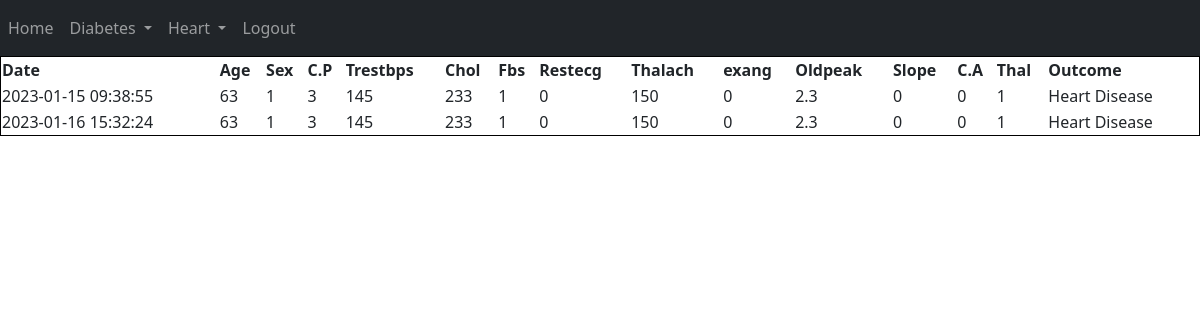
The page /heart_history (signed in) on the database its author committed.
### website/models.py (models this page shows)
class Heart(db.Model):
    id = db.Column(db.Integer, primary_key=True)
    date = db.Column(db.DateTime(timezone=True), default=func.now())
    age = db.Column(db.Integer)
    sex = db.Column(db.String(8))
    cp = db.Column(db.String(4))
    trestbps = db.Column(db.Integer)
    chol = db.Column(db.Integer)
    fbs = db.Column(db.String(2))
    restecg = db.Column(db.String(3))
    thalach = db.Column(db.Integer)
    exang = db.Column(db.String(2))
    oldpeak = db.Column(db.Float(3))
    slope = db.Column(db.String(3))
    ca = db.Column(db.String(5))
    thal = db.Column(db.String(4))
    outcome = db.Column(db.String(10000))
    user_id = db.Column(db.Integer, db.ForeignKey('user.id'))

### website/views.py (the view)
@views.route("/heart_history")
@login_required
def heart_history():
    return render_template('heart_history.html', user=current_user)

### website/__init__.py (called while the page is built)
def create_app():
    app = Flask(__name__)
    app.config['SECRET_KEY'] = 'uuhfurhfueih hfu iehfuci heuh eusjhc nsjv nsweur'
    app.config['SQLALCHEMY_DATABASE_URI'] = f'sqlite:///{DB_NAME}'
    db.init_app(app)
    from .views import views
    from .auth import auth
    app.register_blueprint(views, url_prefix="/")
    app.register_blueprint(auth, url_prefix="/")
    from .models import User, Diabetes, Heart
    create_database(app)
    login_manager = LoginManager()
    login_manager.login_view = 'auth.login'
    login_manager.init_app((app))
    @login_manager.user_loader
    def load_user(id):
        return User.query.get(int(id))
    return app

### website/templates/heart_history.html
{% include 'nav(logged).html' %}
<table style="border:1px solid black;
width: 100%;">
    <tr>
    <th>Date</th>
    <th>Age</th>
    <th>Sex</th>
    <th>C.P</th>
    <th>Trestbps</th>
    <th>Chol</th>
    <th>Fbs</th>
    <th>Restecg</th>
    <th>Thalach</th>
    <th>exang</th>
    <th>Oldpeak</th>
    <th>Slope</th>
    <th>C.A</th>
    <th>Thal</th>
    <th>Outcome</th>
    </tr>
    {% for heart in user.heart %}
    <tr>
        <td>{{ heart.date }}</td>
        <td>{{ heart.age }}</td>
        <td>{{ heart.sex }}</td>
        <td>{{ heart.cp }}</td>
        <td>{{ heart.trestbps }}</td>
        <td>{{ heart.chol }}</td>
        <td>{{ heart.fbs }}</td>
        <td>{{ heart.restecg }}</td>
        <td>{{ heart.thalach }}</td>
        <td>{{ heart.exang }}</td>
        <td>{{ heart.oldpeak }}</td>
        <td>{{ heart.slope }}</td>
        <td>{{ heart.ca }}</td>
        <td>{{ heart.thal }}</td>
        <td>{{ heart.outcome }}</td>
    </tr>
        {% endfor %}
</table>

### rows shown on the page
Heart: date "2023-01-15 09:38:55", age "63", sex "1", cp "3", trestbps "145", chol "233", fbs "1", restecg "0", thalach "150", exang "0", oldpeak "2.3", slope "0", ca "0", thal "1", outcome "Heart Disease"
Heart: date "2023-01-16 15:32:24", age "63", sex "1", cp "3", trestbps "145", chol "233", fbs "1", restecg "0", thalach "150", exang "0", oldpeak "2.3", slope "0", ca "0", thal "1", outcome "Heart Disease"
